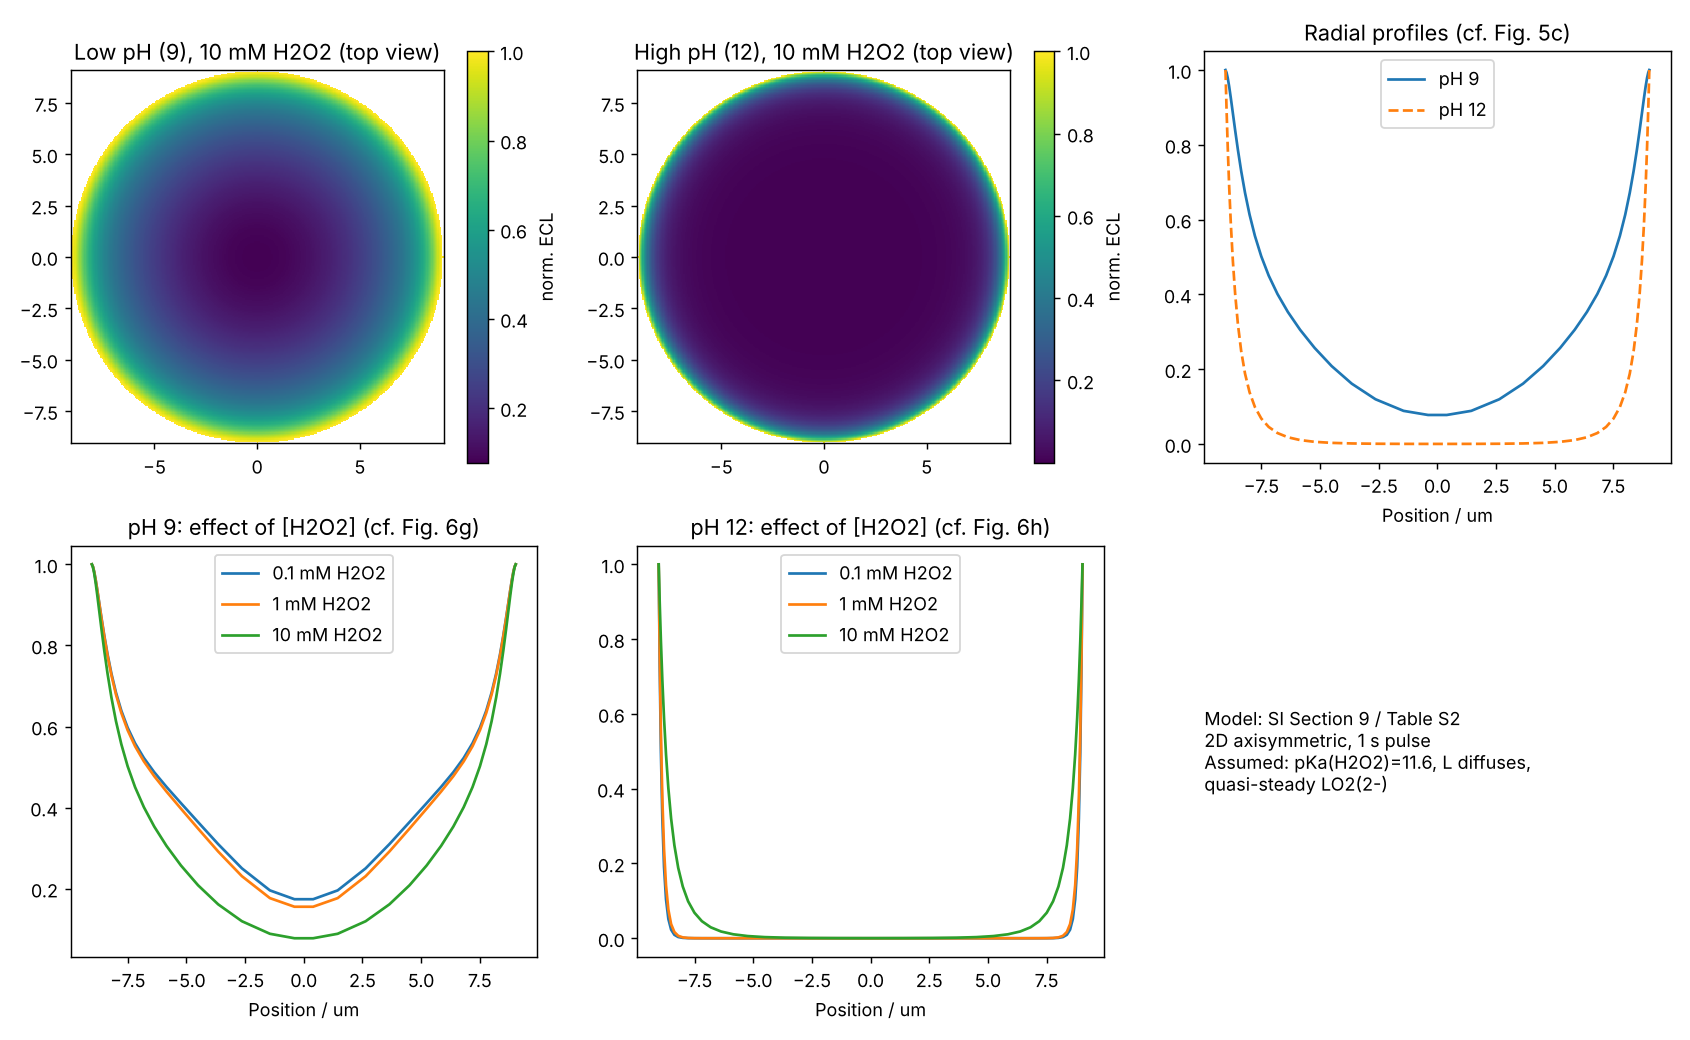

The script that saved this image:
"""
Time-dependent 2D-axisymmetric reaction-diffusion simulation of ECL from
luminol/H2O2 at a gold microtube electrode (MTE), following the COMSOL model in
the Supporting Information (Section 9, eqs S1-S22, Table S2) of

    Zhou, Hu, Guo, Su, Fundamental Research 2, 682 (2022).

Geometry (Fig. S12): tube interior r < r_i for 0 < z < L is electrolyte, the
electrode is the wall r = r_i (0 < z < L); r_i < r < r_o, z < L is insulating
membrane; above z = L the electrolyte is open and the outer/top boundaries are
held at bulk concentrations.  A 1 s potential pulse is simulated; the ECL
image is the photon count  h_nu = int(rate dt)  accumulated over the pulse.

Low pH  (Route I):  HO2- -> O2.- (k1) ; LH- -> LH. (k2) at the wall
                    LH. + LH. -> LH2 + L (k3) ; L + HO2- -> LO2^2- (k4) -> hv (k5)
High pH (Route II): HO2- -> O2.- (k1), O2.- -> O2 (k6), LH- -> L.- (k2) at the wall
                    L.- + O2.- -> LO2^2- (k7) -> hv (k5)

Assumptions beyond the SI text (flagged in README): H2O2 pKa = 11.6 for
[HO2-]; luminol fully present as LH-; L diffuses (S10 prints no Laplacian);
LO2^2- (k5 = 2e5 1/s) treated as quasi-steady so photon rate = k4[L][HO2-]
(Route I) or k7[L.-][O2.-] (Route II); the wall flux uses the concentration
at half a cell from the wall corrected for the diffusion resistance of that
half cell.
Units: um, s, uM.
"""
import numpy as np
import scipy.sparse as sp
from scipy.integrate import solve_ivp
import matplotlib
matplotlib.use("Agg")
import matplotlib.pyplot as plt

# ---- Table S2 -------------------------------------------------------------
RO, RI, LT = 10.25, 9.05, 10.7            # um
DL, DH = 6.6e-6 * 1e8, 1e-5 * 1e8         # cm2/s -> um2/s
K1, K2, K6 = 1e-3 * 1e4, 1.2e-3 * 1e4, 1.0 * 1e4   # cm/s -> um/s
M = 1e-6                                   # M-1 s-1 -> uM-1 s-1
K3, K4, K7 = 1.8e9 * M, 5e7 * M, 2.3e8 * M
C_LH = 1000.0                              # uM luminol (as LH-)
PKA_H2O2 = 11.6                            # assumed
ZTOP, T_PULSE = 35.0, 1.0                  # um above tube mouth, s

def hmax(ph, h2o2_mM):
    return h2o2_mM * 1e3 / (1 + 10 ** (PKA_H2O2 - ph))     # uM HO2-

# ---- grid -------------------------------------------------------------------
def graded(n_ref, d0, g, total, from_end):
    w, x = [], 0.0
    d = d0
    while x + d < total * 0.999 and len(w) < n_ref:
        w.append(d); x += d; d *= g
    rest = total - x
    n_rest = max(1, int(np.ceil(rest / 0.9)))
    w += [rest / n_rest] * n_rest
    return np.array(w[::-1] if from_end else w)

def build():
    wr = graded(60, 0.04, 1.18, RI, True)                    # fine at the wall
    r_e = np.r_[0, np.cumsum(wr)]
    r_e = np.r_[r_e, np.linspace(RI, RO, 5)[1:]]
    z_in = np.linspace(0, LT, 22)
    z_out = LT + np.cumsum(np.r_[graded(40, 0.5, 1.2, ZTOP, False)])
    z_e = np.r_[z_in, z_out]
    rc, zc = 0.5 * (r_e[1:] + r_e[:-1]), 0.5 * (z_e[1:] + z_e[:-1])
    dr, dz = np.diff(r_e), np.diff(z_e)
    return r_e, z_e, rc, zc, dr, dz

def operators(r_e, z_e, rc, zc, dr, dz):
    nr, nz = rc.size, zc.size
    idx = lambda i, j: i * nz + j
    solid = np.zeros((nr, nz), bool)
    for i in range(nr):
        for j in range(nz):
            solid[i, j] = rc[i] > RI and zc[j] < LT
    vol = np.pi * (r_e[1:]**2 - r_e[:-1]**2)[:, None] * dz[None, :]
    rows, cols, vals = [], [], []
    bvec = np.zeros(nr * nz)                 # Dirichlet coupling (bulk)
    diag = np.zeros(nr * nz)
    def link(a, b, area, dist):
        g = area / dist
        for p, q in ((a, b), (b, a)):
            rows.append(p[0]); cols.append(q[0]); vals.append(g / vol_f[p[1]])
            diag[p[0]] -= g / vol_f[p[1]]
    vol_f = vol.ravel()
    for i in range(nr):
        for j in range(nz):
            if solid[i, j]:
                continue
            a = (idx(i, j), idx(i, j))
            if i + 1 < nr and not solid[i + 1, j]:
                area = 2 * np.pi * r_e[i + 1] * dz[j]
                link((idx(i, j), idx(i, j)), (idx(i + 1, j), idx(i + 1, j)), area, rc[i + 1] - rc[i])
            if j + 1 < nz and not solid[i, j + 1]:
                area = np.pi * (r_e[i + 1]**2 - r_e[i]**2)
                link((idx(i, j), idx(i, j)), (idx(i, j + 1), idx(i, j + 1)), area, zc[j + 1] - zc[j])
    # fix duplicated link() accumulation: each pair processed once above (i+1, j+1 only)
    for i in range(nr):
        for j in range(nz):
            if solid[i, j]:
                continue
            k = idx(i, j)
            if j == nz - 1:                               # top: bulk
                area = np.pi * (r_e[i + 1]**2 - r_e[i]**2); g = area / (0.5 * dz[j])
                diag[k] -= g / vol[i, j]; bvec[k] += g / vol[i, j]
            if i == nr - 1 and zc[j] >= LT:               # side above mouth: bulk
                area = 2 * np.pi * r_e[i + 1] * dz[j]; g = area / (0.5 * dr[i])
                diag[k] -= g / vol[i, j]; bvec[k] += g / vol[i, j]
    Lap = sp.csr_matrix((vals, (rows, cols)), shape=(nr * nz, nr * nz)) + sp.diags(diag)
    # electrode: last interior column (r < RI) next to solid, z < LT
    iw = np.where(rc < RI)[0].max()
    wall = np.zeros(nr * nz); keff_fac = np.zeros(nr * nz)
    for j in range(nz):
        if zc[j] < LT:
            k = idx(iw, j)
            wall[k] = 2 * RI * dz[j] * np.pi / vol[iw, j]       # (area/volume)
            keff_fac[k] = 0.5 * (RI - rc[iw])                  # half-cell distance
    return Lap.tocsr(), bvec, wall, keff_fac, solid.ravel(), vol.ravel(), iw

def simulate(ph, h2o2_mM, route, grid=None, t_end=T_PULSE, n_out=1):
    r_e, z_e, rc, zc, dr, dz = grid or build()
    Lap, bvec, wall, hres, solid, vol, iw = operators(r_e, z_e, rc, zc, dr, dz)
    n = rc.size * zc.size
    fl = ~solid
    hb = hmax(ph, h2o2_mM)
    kw = lambda k, D: np.where(wall > 0, k / (1 + k * hres / D), 0.0)   # effective wall k
    k1w, k2w, k6w = kw(K1, DH), kw(K2, DL), kw(K6, DH)
    if route == 1:      # LH-, LH., L, HO2-, hv
        names = ["LH-", "LH.", "L", "HO2-", "hv"]
        bulk = [C_LH, 0, 0, hb, 0]
    else:               # LH-, L.-, HO2-, O2.-, hv
        names = ["LH-", "L.-", "HO2-", "O2.-", "hv"]
        bulk = [C_LH, 0, hb, 0, 0]
    ns = 5
    y0 = np.zeros(ns * n)
    for s in range(ns):
        y0[s*n:(s+1)*n] = np.where(fl, bulk[s], 0.0)
    D = [DL, DL, DL, DH, 0] if route == 1 else [DL, DL, DH, DH, 0]

    def rhs(t, y):
        Y = y.reshape(ns, n); out = np.zeros_like(Y)
        for s in range(4):
            out[s] = D[s] * (Lap @ Y[s] + bvec * bulk[s])
        if route == 1:
            lhm, lh, L, ho, _ = Y
            out[0] -= k2w * wall * lhm
            out[1] += k2w * wall * lhm - K3 * lh * lh
            out[2] += K3 * lh * lh - K4 * L * ho
            out[3] += -k1w * wall * ho - K4 * L * ho
            out[4] = K4 * L * ho
        else:
            lhm, Lr, ho, o2, _ = Y
            rate = K7 * Lr * o2
            out[0] -= k2w * wall * lhm
            out[1] += k2w * wall * lhm - rate
            out[2] += -k1w * wall * ho
            out[3] += k1w * wall * ho - k6w * wall * o2 - rate
            out[4] = rate
        out[:, solid] = 0
        return out.ravel()

    # sparsity: local coupling between species + Laplacian stencil
    S = sp.kron(sp.csr_matrix(np.ones((ns, ns))), (abs(Lap) + sp.eye(n)) > 0, format="csr")
    sol = solve_ivp(rhs, (0, t_end), y0, method="BDF", jac_sparsity=S,
                    rtol=1e-5, atol=1e-9, t_eval=[t_end])
    Y = sol.y[:, -1].reshape(ns, n)
    return dict(hv=Y[4].reshape(rc.size, zc.size), Y=Y, names=names, grid=(r_e, z_e, rc, zc, dr, dz),
                iw=iw, ok=sol.success)

def top_view(res, mode="mid"):
    """Radial ECL profile inside the tube: mid-height (default, away from the
    open mouth where reagents are replenished) or averaged over tube depth."""
    r_e, z_e, rc, zc, dr, dz, = res["grid"]
    iw = res["iw"]; zin = zc < LT
    if mode == "mid":
        return rc[:iw + 1], res["hv"][:iw + 1, np.argmin(abs(zc - LT / 2))]
    prof = (res["hv"][:iw + 1][:, zin] * dz[zin][None, :]).sum(axis=1) / LT
    return rc[:iw + 1], prof

def tel(r, prof, frac=np.exp(-1)):
    p = prof / prof.max(); below = np.where(p < frac)[0]
    return RI - r[below.max()] if below.size else RI

if __name__ == "__main__":
    grid = build()
    runs = {}
    for ph, route, lab in ((9.0, 1, "low pH 9 (Route I)"), (12.0, 2, "high pH 12 (Route II)")):
        for c in (0.1, 1.0, 10.0):
            res = simulate(ph, c, route, grid)
            r, p = top_view(res); runs[(ph, c)] = (r, p, res)
            ra, pa = top_view(res, "avg")
            print(f"{lab:24s} H2O2={c:5.1f} mM  ok={res['ok']}  TEL(1/e) mid-height={tel(r,p):5.2f} um, "
                  f"depth-avg={tel(ra,pa):5.2f} um  centre/wall={p[0]/p.max():.3f}  max hv={res['hv'].max():.3g}")
    fig, ax = plt.subplots(2, 3, figsize=(13, 8))
    for k, (ph, ttl) in enumerate(((9.0, "Low pH (9), 10 mM H2O2"), (12.0, "High pH (12), 10 mM H2O2"))):
        r, p, res = runs[(ph, 10.0)]
        g = np.linspace(-RI, RI, 301); X, Y = np.meshgrid(g, g)
        Z = np.where(np.hypot(X, Y) <= RI, np.interp(np.hypot(X, Y), r, p / p.max()), np.nan)
        m = ax[0, k].pcolormesh(X, Y, Z, shading="auto", cmap="viridis"); ax[0, k].set_aspect("equal")
        ax[0, k].set_title(ttl + " (top view)"); plt.colorbar(m, ax=ax[0, k], label="norm. ECL")
    for ph, ls in ((9.0, "-"), (12.0, "--")):
        r, p, _ = runs[(ph, 10.0)]
        ax[0, 2].plot(np.r_[-r[::-1], r], np.r_[p[::-1], p] / p.max(), ls, label=f"pH {ph:g}")
    ax[0, 2].set_title("Radial profiles (cf. Fig. 5c)"); ax[0, 2].legend()
    for k, ph in enumerate((9.0, 12.0)):
        for c in (0.1, 1.0, 10.0):
            r, p, _ = runs[(ph, c)]
            ax[1, k].plot(np.r_[-r[::-1], r], np.r_[p[::-1], p] / p.max(), label=f"{c:g} mM H2O2")
        ax[1, k].set_title(f"pH {ph:g}: effect of [H2O2] (cf. Fig. 6{'g' if ph==9 else 'h'})"); ax[1, k].legend()
    for a in ax.ravel()[2:]: a.set_xlabel("Position / um")
    ax[1, 2].axis("off")
    ax[1, 2].text(0, 0.5, "Model: SI Section 9 / Table S2\n2D axisymmetric, 1 s pulse\nAssumed: pKa(H2O2)=11.6, L diffuses,\nquasi-steady LO2(2-)", va="center")
    plt.tight_layout(); plt.savefig("ecl_simulation.png", dpi=130); print("saved")
